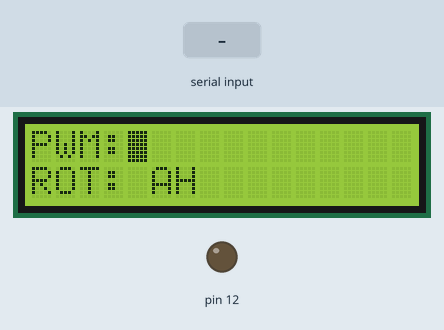
Bench run of a sketch on a simulated Arduino Uno, built with avr-gcc and run on an emulated ATmega328P. Shown: 16×2 character LCD, output pins drawn as LEDs (lit = HIGH). Wiring (inferred from the signals the program sends): character LCD (HD44780): RS pin 10; E pin 11; data pin 2, pin 3, pin 4, pin 5, pin 6, pin 7, pin 8, pin 9. The inputs (shaded band) are chosen by the test bench. Pins used as bus, display or sensor lines are not drawn; what the sketch prints to the serial monitor is not drawn.

Above: at 1.2 s.
1.3 s: "i" received over Serial
At 2.3 s:
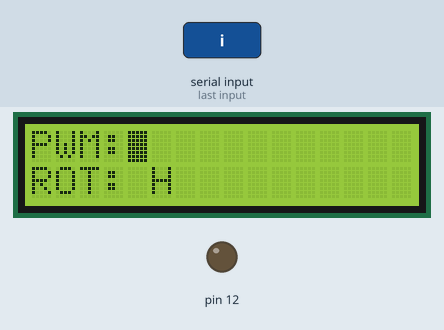
2.8 s: "1" received over Serial
At 4.0 s:
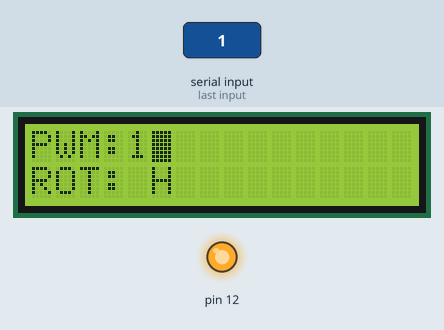
4.3 s: "i" received over Serial
At 4.6 s:
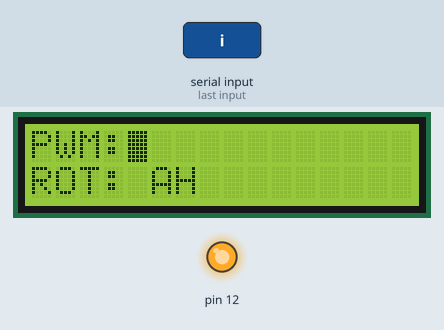
Timing chart, 0 to 7.3 s (numbered marks = the images above; inputs shaded):
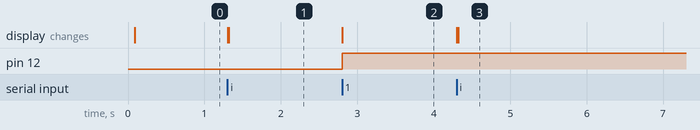

The sketch:

motor_teclado_part1.ino
```cpp
short pos=0;
char receb;
short termino=0;
short control=0;

// informacao, comando/letra
void envia(char letra,boolean tipo)
{
boolean valor;


digitalWrite(11,LOW); //enable=0
//define rs=0->comando ou rs=1->letra
digitalWrite(10,tipo);


//loop, contagem dos pinos
for(int i=2; i<10; i++)
{
//desmebra em valor o bit0 de letra
valor=(boolean)(letra & 0B00000001);
digitalWrite(i,valor);
letra=letra>>1; //desloca 1 bit a direita
}
digitalWrite(11,HIGH); //E
delay(2);
digitalWrite(11,LOW); //E
delay(2);
}


void texto(char *frase)
{
while(*frase!=0)
{
envia(*frase,1);
frase++;
}
}


void posicao(short pos)
{
pos=pos | 0B10000000; //compatibiliza posicao do display
envia(pos,0);
}
void inicializa()
{
delay(20);
envia(0B00111000,0);
envia(0B00001111,0);
envia(0B00000001,0);
envia(0B00000110,0);
}
void setup()
{
for(int i=2;i<13;i++)
{ pinMode(i,OUTPUT); }

pinMode(15,INPUT);

inicializa();
Serial.begin(9600);
while(!Serial);

texto("PWM:");
posicao(64);
texto("ROT: AH");
posicao(4);
}


void loop()
{


  while(Serial.available()>0)
    {

      receb = Serial.read();

        if(termino == 3){
        posicao(4);
        termino=0;
      }

        if(receb == 'i'){

          Serial.write(105);
          if(control%2 == 0){
            posicao(69);
            texto("H");
            posicao(70);
            texto(" ");
            posicao(4);
            control++;
          }
          else{
            posicao(69);
            texto("A");
            posicao(70);
            texto("H");
            posicao(4);
            control=0;
          }
        }
      else if(receb != 'i' && receb != 'p'){

          envia(receb,1);
          Serial.write(receb);
           termino++;
           digitalWrite(12,HIGH);
      }
      else{
        Serial.write(receb);
      }


      }


  }
```

Measured:
- after the input at 1.3 s, the display: first changes at once (image 1 shows a later state)
- after the input at 2.8 s, pin 12: LOW → HIGH at once; the display: changes at once (image 2)
- after the input at 4.3 s, the display: first changes at once (image 3 shows a later state)
